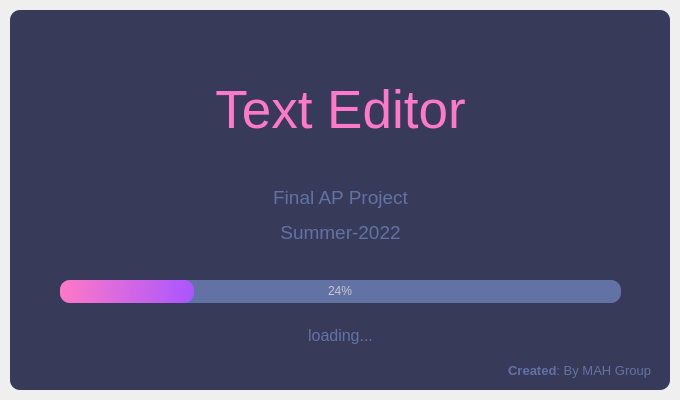
<?xml version="1.0" encoding="UTF-8"?>
<ui version="4.0">
 <class>SplashScreen</class>
 <widget class="QMainWindow" name="SplashScreen">
  <property name="geometry">
   <rect>
    <x>0</x>
    <y>0</y>
    <width>680</width>
    <height>400</height>
   </rect>
  </property>
  <property name="windowTitle">
   <string>MainWindow</string>
  </property>
  <widget class="QWidget" name="centralwidget">
   <layout class="QVBoxLayout" name="verticalLayout">
    <property name="spacing">
     <number>0</number>
    </property>
    <property name="leftMargin">
     <number>10</number>
    </property>
    <property name="topMargin">
     <number>10</number>
    </property>
    <property name="rightMargin">
     <number>10</number>
    </property>
    <property name="bottomMargin">
     <number>10</number>
    </property>
    <item>
     <widget class="QFrame" name="dropShadowFrame">
      <property name="styleSheet">
       <string notr="true">QFrame {	
	background-color: rgb(56, 58, 89);	
	color: rgb(220, 220, 220);
	border-radius: 10px;
}</string>
      </property>
      <property name="frameShape">
       <enum>QFrame::StyledPanel</enum>
      </property>
      <property name="frameShadow">
       <enum>QFrame::Raised</enum>
      </property>
      <widget class="QLabel" name="label_title">
       <property name="geometry">
        <rect>
         <x>0</x>
         <y>50</y>
         <width>661</width>
         <height>101</height>
        </rect>
       </property>
       <property name="font">
        <font>
         <family>Segoe UI</family>
         <pointsize>40</pointsize>
        </font>
       </property>
       <property name="styleSheet">
        <string notr="true">color: rgb(254, 121, 199);</string>
       </property>
       <property name="text">
        <string>&lt;html&gt;&lt;head/&gt;&lt;body&gt;&lt;p&gt;Text Editor&lt;/p&gt;&lt;/body&gt;&lt;/html&gt;</string>
       </property>
       <property name="alignment">
        <set>Qt::AlignCenter</set>
       </property>
      </widget>
      <widget class="QLabel" name="label_description">
       <property name="geometry">
        <rect>
         <x>0</x>
         <y>170</y>
         <width>661</width>
         <height>71</height>
        </rect>
       </property>
       <property name="font">
        <font>
         <family>Segoe UI</family>
         <pointsize>14</pointsize>
        </font>
       </property>
       <property name="styleSheet">
        <string notr="true">color: rgb(98, 114, 164);</string>
       </property>
       <property name="text">
        <string>&lt;html&gt;&lt;head/&gt;&lt;body&gt;&lt;p&gt;Final AP Project&lt;/p&gt;&lt;p align=&quot;center&quot;&gt;Summer-2022&lt;/p&gt;&lt;/body&gt;&lt;/html&gt;</string>
       </property>
       <property name="alignment">
        <set>Qt::AlignCenter</set>
       </property>
      </widget>
      <widget class="QProgressBar" name="progressBar">
       <property name="geometry">
        <rect>
         <x>50</x>
         <y>270</y>
         <width>561</width>
         <height>23</height>
        </rect>
       </property>
       <property name="styleSheet">
        <string notr="true">QProgressBar {
	
	background-color: rgb(98, 114, 164);
	color: rgb(200, 200, 200);
	border-style: none;
	border-radius: 10px;
	text-align: center;
}
QProgressBar::chunk{
	border-radius: 10px;
	background-color: qlineargradient(spread:pad, x1:0, y1:0.511364, x2:1, y2:0.523, stop:0 rgba(254, 121, 199, 255), stop:1 rgba(170, 85, 255, 255));
}</string>
       </property>
       <property name="value">
        <number>24</number>
       </property>
      </widget>
      <widget class="QLabel" name="label_loading">
       <property name="geometry">
        <rect>
         <x>0</x>
         <y>310</y>
         <width>661</width>
         <height>31</height>
        </rect>
       </property>
       <property name="font">
        <font>
         <family>Segoe UI</family>
         <pointsize>12</pointsize>
        </font>
       </property>
       <property name="styleSheet">
        <string notr="true">color: rgb(98, 114, 164);</string>
       </property>
       <property name="text">
        <string>loading...</string>
       </property>
       <property name="alignment">
        <set>Qt::AlignCenter</set>
       </property>
      </widget>
      <widget class="QLabel" name="label_credits">
       <property name="geometry">
        <rect>
         <x>20</x>
         <y>350</y>
         <width>621</width>
         <height>21</height>
        </rect>
       </property>
       <property name="font">
        <font>
         <family>Segoe UI</family>
         <pointsize>10</pointsize>
        </font>
       </property>
       <property name="styleSheet">
        <string notr="true">color: rgb(98, 114, 164);</string>
       </property>
       <property name="text">
        <string>&lt;html&gt;&lt;head/&gt;&lt;body&gt;&lt;p&gt;&lt;span style=&quot; font-weight:600;&quot;&gt;Created&lt;/span&gt;: By MAH Group&lt;/p&gt;&lt;/body&gt;&lt;/html&gt;</string>
       </property>
       <property name="alignment">
        <set>Qt::AlignRight|Qt::AlignTrailing|Qt::AlignVCenter</set>
       </property>
      </widget>
     </widget>
    </item>
   </layout>
  </widget>
 </widget>
 <resources/>
 <connections/>
</ui>
